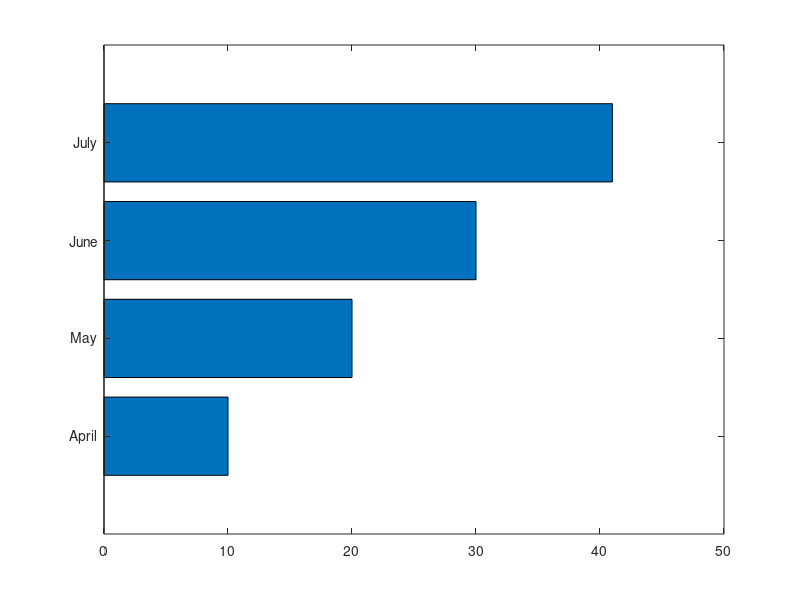

This chart was generated by the following MATLAB code: (Note: this script raises an error after producing the figure.)
%=============================================================================
% Copyright (c) 2026-present Allan CORNET (Nelson)
%=============================================================================
% This file is part of Nelson.
%=============================================================================
% LICENCE_BLOCK_BEGIN
% SPDX-License-Identifier: LGPL-3.0-or-later
% LICENCE_BLOCK_END
%=============================================================================
% <--ADV-CLI MODE-->
%=============================================================================
close all
%=============================================================================
f = figure('Visible', 'off');
barh([10 20 30 41]);
yticklabels({'April', 'May', 'June', 'July'});
ax = gca();
asserts.isequal(ax.XLim, [0 45]);
asserts.isequal(ax.XTick, 0:5:45);
asserts.isequal(ax.YTickLabel, {'April'; 'May'; 'June'; 'July'});
asserts.isequal(ax.YTickLabelMode, 'manual');
asserts.isequal(yticklabels(), {'April'; 'May'; 'June'; 'July'});
asserts.isequal(yticklabels('mode'), 'manual');
yticklabels('auto');
asserts.isequal(ax.YTickLabelMode, 'auto');
yticklabels(ax, ["A"; "B"; "C"; "D"]);
asserts.isequal(ax.YTickLabel, {'A'; 'B'; 'C'; 'D'});
close(f);
%=============================================================================
close all
%=============================================================================
% an empty value clears the tick labels (yticklabels([]))
f = figure('Visible', 'off');
ax = axes('Parent', f);
plot(ax, 1:5);
yticklabels(ax, {'a', 'b'});
assert_isequal(numel(ax.YTickLabel), 2);
yticklabels(ax, []);
assert_istrue(isempty(ax.YTickLabel));
assert_isequal(ax.YTickLabelMode, 'manual');
close(f);
%=============================================================================
